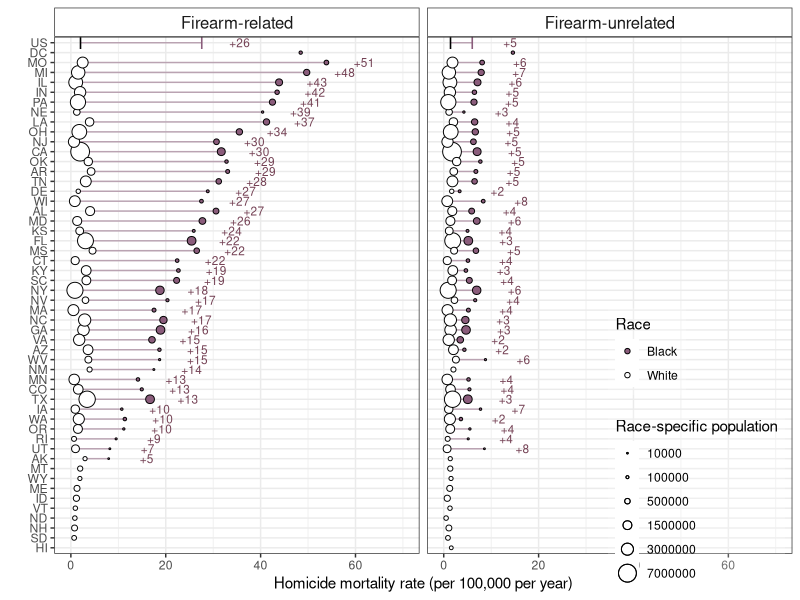
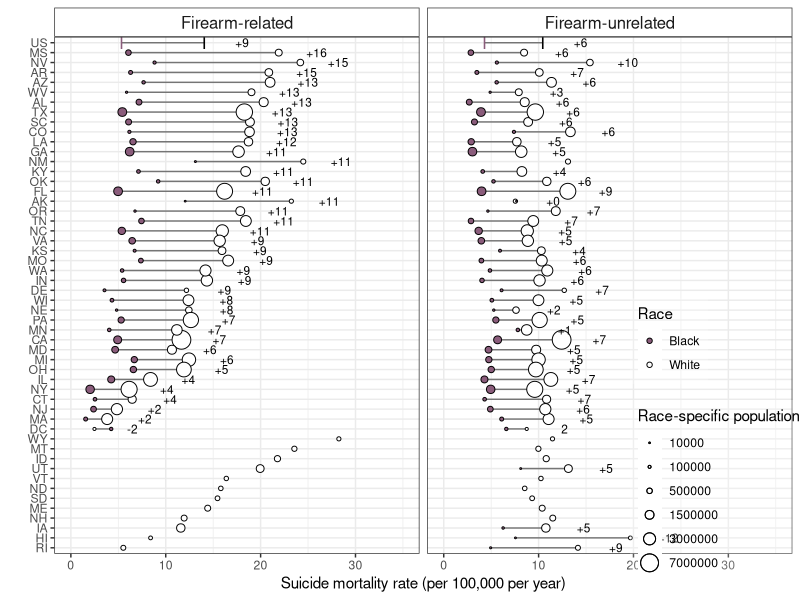
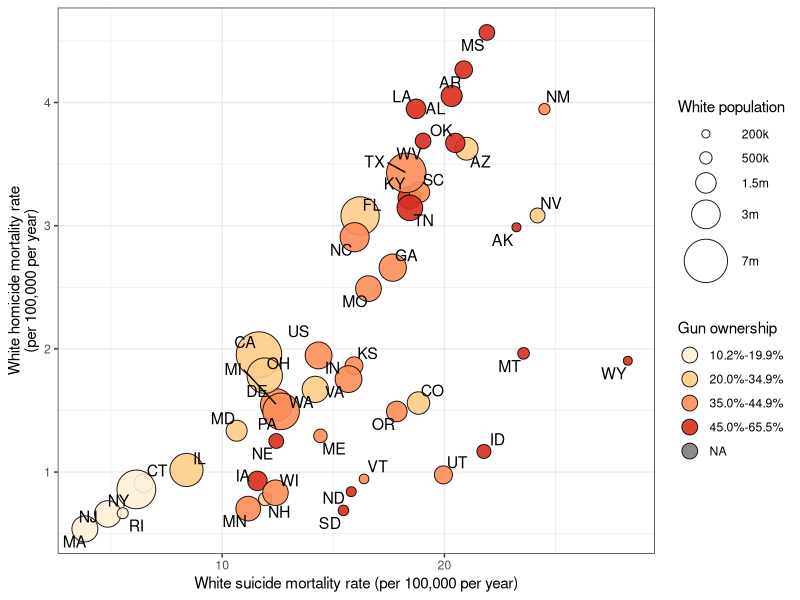
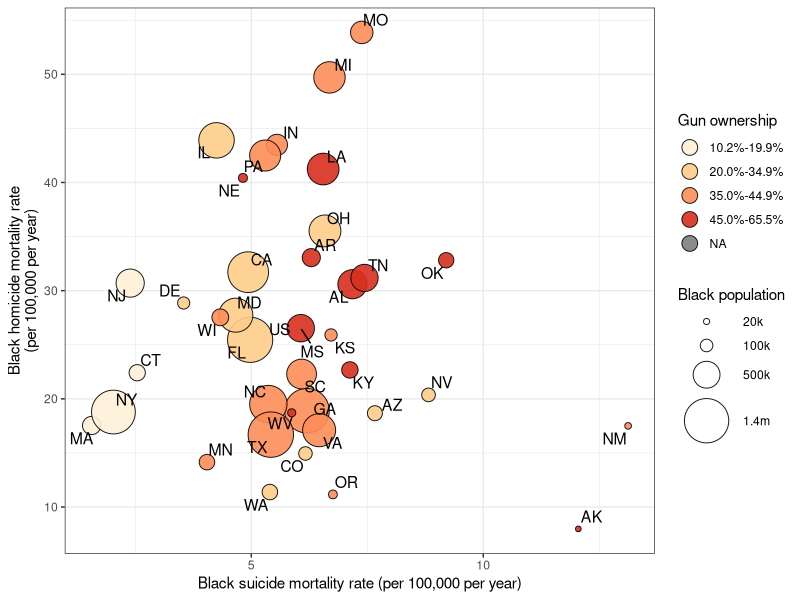

Recreate these plots in R, in order.
## ---- chunk 1
library(tidyverse)
library(ggrepel)
library(viridis)
## ---- chunk 2
gun.house.prev <- c(52.2, 59.8, 32.3, 58.8, 20.1, 34.6, 18.1, 26.3, 25.2,
                    40.3, 10.2, 55.7, 20.7, 38.5, 45.7, 42.8, 47.7, 45.0,
                    40.3, 21.7, 11.5, 40.8, 41.2, 54.6, 44.2, 62.6, 45.4,
                    34.0, 31.0, 11.4, 39.7, 18.5, 39.4, 56.2, 34.0, 46.5,
                    39.8, 35.1, 12.4, 43.3, 59.9, 46.6, 37.1, 44.8, 43.8,
                    37.5, 34.0, 58.5, 43.0, 65.5)

gun.data <- data.frame("ST" = state.abb, "gun.house.prev" = gun.house.prev)

#ggplot(gun.data, aes(gun.house.prev)) + geom_histogram(bins = 20, col = "white") 
#ggplot(gun.data, aes(gun.house.prev)) + geom_density()
#quantile(gun.data$gun.house.prev, c(0.33, 0.66))

gun.data <- gun.data %>% arrange(gun.house.prev) %>% 
  mutate(gun.house.prev.category = cut(gun.house.prev, 
                                       breaks = c(0, 20, 35, 44.9, 66), 
                                       labels = c("10.2%-19.9%", "20.0%-34.9%", "35.0%-44.9%", "45.0%-65.5%")))
## ---- chunk 3
#homicide
NHWM_homicide_FA <- read.table("./Data/Men/Homicide_Firearms_White_NH_Males_Age-adjusted_2008-2014.txt", skip = 21, header = T, sep = ",")

NHWM_homicide_NonFA <- read.table("./Data/Men/Homicide_Non-Firearms_White_NH_Males_Age-adjusted_2008-2014.txt", skip = 21, header = T, sep = ",")

NHBM_homicide_FA <- read.table("./Data/Men/Homicide_Firearms_Black_NH_Males_Age-adjusted_2008-2014.txt", skip = 21, header = T, sep = ",")

NHBM_homicide_NonFA <- read.table("./Data/Men/Homicide_Non-Firearms_Black_NH_Males_Age-adjusted_2008-2014.txt", skip = 21, header = T, sep = ",")

#suicide
NHWM_suicide_FA <- read.table("./Data/Men/Suicide_Firearms_White_NH_Males_Age-adjusted_2008-2014.txt", skip = 21, header = T, sep = ",")

NHWM_suicide_NonFA <- read.table("./Data/Men/Suicide_Non-Firearms_White_NH_Males_Age-adjusted_2008-2014.txt", skip = 21, header = T, sep = ",")

NHBM_suicide_FA <- read.table("./Data/Men/Suicide_Firearms_Black_NH_Males_Age-adjusted_2008-2014.txt", skip = 21, header = T, sep = ",")

NHBM_suicide_NonFA <- read.table("./Data/Men/Suicide_Non-Firearms_Black_NH_Males_Age-adjusted_2008-2014.txt", skip = 21, header = T, sep = ",")
## ---- chunk 4
tidy_fx <- function(data, state, death, population, crude, adjusted, race, intent, mechanism) {
  dat2 <- data[, c(state, death, population, crude, adjusted)]
  names(dat2)[2] <- paste0(death, ".", intent, ".", race)
  names(dat2)[3] <- paste0(population, ".", race)
  names(dat2)[4] <- paste0("crude.", intent, ".", race)
  names(dat2)[5] <- paste0("adjusted.", intent, ".", race)
  dat2$type = mechanism
  
  return(dat2)
}
## ---- chunk 5
NHWM_homicide_FA <- tidy_fx(data = NHWM_homicide_FA, "ST", "Deaths", "Population", "U_C_Rate", 
                            "U_A_Rate", "white", "homicide", "Firearm")
NHWM_homicide_NonFA <- tidy_fx(data = NHWM_homicide_NonFA, "ST", "Deaths", "Population", "U_C_Rate", 
                            "U_A_Rate", "white", "homicide", "Non-Firearm")
NHWM_suicide_FA <- tidy_fx(data = NHWM_suicide_FA, "ST", "Deaths", "Population", "U_C_Rate", 
                            "U_A_Rate", "white", "suicide", "Firearm")
NHWM_suicide_NonFA <- tidy_fx(data = NHWM_suicide_NonFA, "ST", "Deaths", "Population", "U_C_Rate", 
                            "U_A_Rate", "white", "suicide", "Non-Firearm")

NHBM_homicide_FA <- tidy_fx(data = NHBM_homicide_FA, "ST", "Deaths", "Population", "U_C_Rate", 
                            "U_A_Rate", "black", "homicide", "Firearm")
NHBM_homicide_NonFA <- tidy_fx(data = NHBM_homicide_NonFA, "ST", "Deaths", "Population", "U_C_Rate", 
                            "U_A_Rate", "black", "homicide", "Non-Firearm")
NHBM_suicide_FA <- tidy_fx(data = NHBM_suicide_FA, "ST", "Deaths", "Population", "U_C_Rate", 
                            "U_A_Rate", "black", "suicide", "Firearm")
NHBM_suicide_NonFA <- tidy_fx(data = NHBM_suicide_NonFA, "ST", "Deaths", "Population", "U_C_Rate", 
                            "U_A_Rate", "black", "suicide", "Non-Firearm")

NHBM_homicide<- rbind(NHBM_homicide_FA, NHBM_homicide_NonFA)
NHBM_suicide <- rbind(NHBM_suicide_FA, NHBM_suicide_NonFA)
NHWM_homicide <- rbind(NHWM_homicide_FA, NHWM_homicide_NonFA)
NHWM_suicide <- rbind(NHWM_suicide_FA, NHWM_suicide_NonFA)
rm(NHBM_homicide_FA, NHBM_homicide_NonFA, NHBM_suicide_FA, NHBM_suicide_NonFA,
   NHWM_homicide_FA, NHWM_homicide_NonFA, NHWM_suicide_FA, NHWM_suicide_NonFA)
## ---- chunk 6
#The annualized estimates were provided by WISQARS in the header of the data file.
#We extract them from line 6 of the data files and convert them to data frames for ease of use.

US.Homicide.FA.Black <- read.table("./Data/Men/Homicide_Firearms_Black_NH_Males_Age-adjusted_2008-2014.txt",
           skip = 5 ,nrow = 1, header = F, sep = ",")
US.Homicide.FA.White <- read.table("./Data/Men/Homicide_Firearms_White_NH_Males_Age-adjusted_2008-2014.txt",
           skip = 5 ,nrow = 1, header = F, sep = ",")
US.Homicide.NonFA.Black <- read.table("./Data/Men/Homicide_Non-Firearms_Black_NH_Males_Age-adjusted_2008-2014.txt",
           skip = 5 ,nrow = 1, header = F, sep = ",")
US.Homicide.NonFA.White <- read.table("./Data/Men/Homicide_Non-Firearms_White_NH_Males_Age-adjusted_2008-2014.txt",
           skip = 5 ,nrow = 1, header = F, sep = ",")

US.Suicide.FA.Black <- read.table("./Data/Men/Suicide_Firearms_Black_NH_Males_Age-adjusted_2008-2014.txt",
           skip = 5 ,nrow = 1, header = F, sep = ",")
US.Suicide.FA.White <- read.table("./Data/Men/Suicide_Firearms_White_NH_Males_Age-adjusted_2008-2014.txt",
           skip = 5 ,nrow = 1, header = F, sep = ",")
US.Suicide.NonFA.Black <- read.table("./Data/Men/Suicide_Non-Firearms_Black_NH_Males_Age-adjusted_2008-2014.txt",
           skip = 5 ,nrow = 1, header = F, sep = ",")
US.Suicide.NonFA.White <- read.table("./Data/Men/Suicide_Non-Firearms_White_NH_Males_Age-adjusted_2008-2014.txt",
           skip = 5 ,nrow = 1, header = F, sep = ",")
## ---- chunk 7
tidy_fx2 <- function(annualized.dataset, var1){
 name <- deparse(substitute(annualized.dataset))
 variables <- stringr::str_split(name, "\\.")
 dat2 <- data.frame(annualized.dataset[, c(var1)])
 names(dat2) <- paste0("Annualized.rate.", variables[[1]][2], ".", variables[[1]][4])
 dat2$ST <- variables[[1]][1]
 dat2$type <- ifelse(variables[[1]][3]=="FA", "Firearm", "Non-Firearm")
 return(dat2)
}

US.hom.black <- rbind(tidy_fx2(US.Homicide.FA.Black, "V1"),
                      tidy_fx2(US.Homicide.NonFA.Black, "V1")) %>%
  rename(adjusted.homicide.black = Annualized.rate.Homicide.Black) %>% 
  mutate(adjusted.homicide.black = as.numeric(unlist(regmatches(adjusted.homicide.black,
                             gregexpr("[[:digit:]]+\\.*[[:digit:]]*",adjusted.homicide.black))
          )      ))
  
US.hom.white <- rbind(tidy_fx2(US.Homicide.FA.White, "V1"),
                      tidy_fx2(US.Homicide.NonFA.White, "V1")) %>%
  rename(adjusted.homicide.white = Annualized.rate.Homicide.White) %>% 
  mutate(adjusted.homicide.white = as.numeric(unlist(regmatches(adjusted.homicide.white,
                             gregexpr("[[:digit:]]+\\.*[[:digit:]]*",adjusted.homicide.white))
          )      ))


US.sui.black <- rbind(tidy_fx2(US.Suicide.FA.Black, "V1"),
                      tidy_fx2(US.Suicide.NonFA.Black, "V1")) %>%
  rename(adjusted.suicide.black = Annualized.rate.Suicide.Black) %>% 
  mutate(adjusted.suicide.black = as.numeric(unlist(regmatches(adjusted.suicide.black,
                             gregexpr("[[:digit:]]+\\.*[[:digit:]]*", adjusted.suicide.black))
                             )      
                             )
         )
  
US.sui.white <- rbind(tidy_fx2(US.Suicide.FA.White, "V1"),
                      tidy_fx2(US.Suicide.NonFA.White, "V1")) %>%
  rename(adjusted.suicide.white = Annualized.rate.Suicide.White) %>% 
  mutate(adjusted.suicide.white = as.numeric(unlist(regmatches(adjusted.suicide.white,                                                              gregexpr("[[:digit:]]+\\.*[[:digit:]]*",adjusted.suicide.white))
                                                    )     
                                             )
         )

US.homicide.data <- cbind(US.hom.white %>% select(-ST, -type), US.hom.black)
US.suicide.data <- cbind(US.sui.white %>% select(-ST, -type), US.sui.black)

US.data <- merge(US.homicide.data, US.suicide.data, by = c("ST", "type"))
rm(US.homicide.data, US.suicide.data)
## ---- chunk 8
#merge all the data
Males_AllAges_0814 <- merge(NHBM_homicide, NHBM_suicide %>% select(-Population.black), by = c("ST", "type")) 

Males_AllAges_0814 <- merge(Males_AllAges_0814, NHWM_homicide, by = c("ST", "type"))

Males_AllAges_0814 <- merge(Males_AllAges_0814, NHWM_suicide %>% select(-Population.white), by = c("ST", "type"))

Males_AllAges_0814 <- plyr::rbind.fill(Males_AllAges_0814, US.data) %>% 
  mutate(crude.RD.hom.su.black = crude.homicide.black - crude.suicide.black,
         adj.RD.hom.su.black = adjusted.homicide.black - adjusted.suicide.black,
         crude.RD.hom.su.white = crude.homicide.white - crude.suicide.white, 
         adj.RD.hom.su.white = adjusted.homicide.white - adjusted.suicide.white, 
         crude.RD.suicide = crude.suicide.black - crude.suicide.white,
         adj.RD.suicide = adjusted.suicide.black - adjusted.suicide.white,
         crude.RD.homicide = crude.homicide.black - crude.homicide.white,
         adj.RD.homicide = adjusted.homicide.black - adjusted.homicide.white)
## ---- chunk 9
#used for plotting -- to arrange the states on the y-axis according to the magnitude of the black-white inequality
levels.firearm.homicide <- Males_AllAges_0814 %>% 
  filter(type == "Firearm") %>%
  transmute(ST.order.RD.homicide = reorder(ST, adj.RD.homicide))

# Males_AllAges_0814 %>% 
#   filter(is.na(adjusted.homicide.black) == T & type == "Firearm") %>% 
#   select(ST, adjusted.homicide.white)

Males_AllAges_0814$ST.order.RD.homicide <- factor(Males_AllAges_0814$ST, 
                                                  levels = c("HI", "SD", "NH", "ND", "VT", "ID", "ME", "WY", "MT",
                                                             levels(levels.firearm.homicide$ST.order.RD.homicide)[c(1:24, 26:43)], "US"))

levels.firearm.suicide <- Males_AllAges_0814 %>% filter(type == "Firearm") %>%
  transmute(ST.order.RD.suicide = reorder(ST, -adj.RD.suicide))

# Males_AllAges_0814 %>% 
#   filter(is.na(adjusted.suicide.black) == T & type == "Firearm") %>% 
#   select(ST, adjusted.suicide.white)

Males_AllAges_0814$ST.order.RD.suicide <- factor(Males_AllAges_0814$ST, 
                                                  levels = c("RI", "HI", "IA", "NH", "ME", "SD", "ND", "VT", "UT","ID", "MT", "WY",
                                                             levels(levels.firearm.suicide$ST.order.RD.suicide)[c(1:15, 17:40)], "US"))

## ---- chunk 10
num.years = 2014-2008+1

Males_AllAges_0814 <- Males_AllAges_0814 %>% 
  mutate(average.pop.white = Population.white/num.years,
         average.pop.black = Population.black/num.years)

Males_AllAges_0814$gun.level <- "Middle"
Males_AllAges_0814$gun.level[Males_AllAges_0814$ST %in% c("LA", "UT", "OK", "IA", "TN","KY", "AL", 
                                                          "MS", "ID","ND", "WV", "AR", "AK", "SD", "MT", "WY")] <- "High"
Males_AllAges_0814$gun.level[Males_AllAges_0814$ST %in% c("HI", "NJ", "MA", "RI", "CT", "NY")] <- "Low"

Males_AllAges_0814$gun.level <- factor(Males_AllAges_0814$gun.level, levels = c("Low", "Middle", "High"))

#dim(Males_AllAges_0814)
Males_AllAges_0814 <- merge(Males_AllAges_0814, gun.data, by = "ST", all.x = T)
#dim(Males_AllAges_0814)

Males_AllAges_0814$gun.level[Males_AllAges_0814$ST == "US"] <- NA
## ---- chunk 11
#source: WISQARS fatal injury mapping tool
#note:I used homicide, not homicide and legal intervention -- this changes the numbers slightly, not materially. 

#HOMICIDE relative rates
nh.black.homicide.rate.agestd <- 33.58 #per 100k, annualized age standardized, 2008-2004, entire US, black, non-hispanic, males
nh.black.homicide.rate.crude <- 35.53 #per 100k, annualized crude, 2008-2004, entire US, black, non-hispanic, males

nh.white.homicide.rate.agestd <- 3.46 #per 100k, annualized age standardized, 2008-2004, entire US, white, non-hispanic, males
nh.white.homicide.rate.crude <- 3.45 #per 100k, annualized crude, 2008-2004, entire US, white, non-hispanic, males

rr.homicide.black.white.agestd <- nh.black.homicide.rate.agestd/nh.white.homicide.rate.agestd
rr.homicide.black.white.crude <- nh.black.homicide.rate.crude/nh.white.homicide.rate.crude

#SUICIDE relative rates
nh.black.suicide.rate.agestd <- 9.64 #per 100k, annualized age standardized, 2008-2004, entire US, black, non-hispanic, males
nh.black.suicide.rate.crude <- 9.32 #per 100k, annualized crude, 2008-2004, entire US, black, non-hispanic, males

nh.white.suicide.rate.agestd <- 24.49 #per 100k, annualized age standardized, 2008-2004, entire US, white, non-hispanic, males
nh.white.suicide.rate.crude <- 26.01 #per 100k, annualized crude, 2008-2004, entire US, white, non-hispanic, males

rr.suicide.white.black.agestd <- nh.white.suicide.rate.agestd/nh.black.suicide.rate.agestd
rr.suicide.white.black.crude <- nh.white.suicide.rate.crude/nh.black.suicide.rate.crude

## ---- chunk 12

risk.homicide.nh.male <- 8.33 #per 100k, non-hispanic blacks + whites, 2008-2014, males
risk.homicide.nh.male.firearm <- 6.17 #per 100k, non-hispanic blacks + whites, 2008-2014, males
prop.homicide.nh.male.firearm <- (risk.homicide.nh.male.firearm/risk.homicide.nh.male)*100

risk.suicide.nh.male <- 22.42 #per 100k, non-hispanic blacks + whites, 2008-2014, males
risk.suicide.nh.male.firearm <- 12.87 #per 100k, non-hispanic blacks + whites, 2008-2014, males
prop.suicide.nh.male.firearm <- (risk.suicide.nh.male.firearm/risk.suicide.nh.male)*100
## ---- chunk 13
#source: WISQARS fatal injury mapping tool
#note:I uses homicide, not homicide and legal intervention -- this changes the numbers slightly, not materially. 

#FIREARM HOMICIDE relative rates
nh.black.homicide.rate.agestd.fa <- 27.58 #per 100k, annualized age standardized, 2008-2004, entire US, black, non-hispanic, males
nh.black.homicide.rate.crude.fa <- 29.57 #per 100k, annualized crude, 2008-2004, entire US, black, non-hispanic, males

nh.white.homicide.rate.agestd.fa <- 2.04 #per 100k, annualized age standardized, 2008-2004, entire US, white, non-hispanic, males
nh.white.homicide.rate.crude.fa <- 2.01 #per 100k, annualized crude, 2008-2004, entire US, white, non-hispanic, males

rr.homicide.black.white.agestd.fa <- nh.black.homicide.rate.agestd.fa/nh.white.homicide.rate.agestd.fa
rr.homicide.black.white.crude.fa <- nh.black.homicide.rate.crude.fa/nh.white.homicide.rate.crude.fa

#FIREARM SUICIDE relative rates
nh.black.suicide.rate.agestd.fa <- 5.33 #per 100k, annualized age standardized, 2008-2004, entire US, black, non-hispanic, males
nh.black.suicide.rate.crude.fa <- 5.04 #per 100k, annualized crude, 2008-2004, entire US, black, non-hispanic, males

nh.white.suicide.rate.agestd.fa <- 14.06 #per 100k, annualized age standardized, 2008-2004, entire US, white, non-hispanic, males
nh.white.suicide.rate.crude.fa <- 15.27 #per 100k, annualized crude, 2008-2004, entire US, white, non-hispanic, males

rr.suicide.white.black.agestd.fa <- nh.white.suicide.rate.agestd.fa/nh.black.suicide.rate.agestd.fa
rr.suicide.white.black.crude.fa <- nh.white.suicide.rate.crude.fa/nh.black.suicide.rate.crude.fa

## ---- chunk 14
stats <- Males_AllAges_0814 %>% 
  group_by(type) %>% 
  summarise(min = round(min(adj.RD.homicide, na.rm = T)), 
            max = round(max(adj.RD.homicide, na.rm = T)))

stats2 <- Males_AllAges_0814 %>% 
  group_by(type) %>% 
  summarise(min = round(min(adjusted.homicide.white, na.rm = T)), 
            max = round(max(adjusted.homicide.white, na.rm = T)))

white.pop.dc <- Males_AllAges_0814 %>% 
  filter(ST == "DC" & type == "Firearm") %>% 
  select(Population.white)

stats3 <- Males_AllAges_0814 %>% 
  group_by(type) %>% 
  summarise(min = round(min(adjusted.homicide.black, na.rm = T)), 
            max = round(max(adjusted.homicide.black, na.rm = T)))

tib1 <- Males_AllAges_0814 %>% 
  group_by(type) %>% 
  summarise(sum.deaths.homicide.black = sum(Deaths.homicide.black, na.rm = T), 
            sum.deaths.homicide.white = sum(Deaths.homicide.white, na.rm = T),
            sum.deaths.suicide.black = sum(Deaths.suicide.black, na.rm = T), 
            sum.deaths.suicide.white = sum(Deaths.suicide.white, na.rm = T))
## ---- chunk 15
stats4 <- Males_AllAges_0814 %>% 
  group_by(type) %>% 
  summarise(min = round(min(adj.RD.suicide, na.rm = T)),
            max = round(max(adj.RD.suicide, na.rm = T)))

stats5 <- Males_AllAges_0814 %>% 
  group_by(type) %>% 
  summarise(min = round(min(adjusted.suicide.white, na.rm = T)),
            max = round(max(adjusted.suicide.white, na.rm = T)))

stats6 <- Males_AllAges_0814 %>% 
  group_by(type) %>% 
  summarise(min = round(min(adjusted.suicide.black, na.rm = T)),
            max = round(max(adjusted.suicide.black, na.rm = T)))

stats7 <- Males_AllAges_0814 %>% 
  group_by(type) %>% 
  summarise(min = round(min(adjusted.suicide.white, na.rm = T)),
            max = round(max(adjusted.suicide.white, na.rm = T)))
## ---- chunk 16
Males_AllAges_0814 <- Males_AllAges_0814 %>% 
  mutate(type.fac = factor(type, labels = c("Firearm-related", "Firearm-unrelated")))

ggplot(Males_AllAges_0814, aes(y = ST.order.RD.homicide, x = adjusted.homicide.white)) + 
  geom_segment(aes(x = adjusted.homicide.white, xend = adjusted.homicide.black, 
                   y = ST.order.RD.homicide, yend = ST.order.RD.homicide), 
               lwd = 0.5, col = "#8A5C7B", alpha = 0.5) +
  geom_point(aes(fill = "NH White", size = average.pop.white), pch = 21, col = "black") +
  geom_point(aes(x = adjusted.homicide.black, fill = "NH Black", size = average.pop.black), pch = 21, col = "black") + 
  geom_point(data = Males_AllAges_0814 %>% filter(ST == "US"),  
            pch = 73, col = "black", size = 4) +
  geom_point(data = Males_AllAges_0814 %>% filter(ST == "US"), 
             aes(x = adjusted.homicide.black), 
             pch = 73, col = "#8A5C7B", size = 4) + 
  scale_fill_manual(values = c("#8A5C7B", "white"), labels = c("Black", "White")) +
  scale_alpha_continuous(guide = F) +
  scale_size_area(breaks = c(10000, 100000, 500000, 1500000, 3000000, 7000000)) +
  ylab("") +
  xlab("Homicide mortality rate (per 100,000 per year)") + 
  theme_bw() + 
  guides(fill = guide_legend(title = "Race"), size = guide_legend(title = "Race-specific population")) + 
  theme(legend.position = c(0.87, 0.20), 
        plot.title = element_text(size = 10),
        legend.background = element_rect(fill=alpha('white', 0.2)),
        strip.background = element_rect(fill="white"), 
        strip.text.x = element_text(size = 12),
        strip.text.y = element_text(size = 12)) + 
   geom_text(data = Males_AllAges_0814 %>% filter(is.na(adj.RD.homicide) == F),
             aes(x = adjusted.homicide.black + 8, label = paste0("+", round(adj.RD.homicide))),
             size = 3, col = "#754255") +
  facet_wrap( ~ type.fac) +
  scale_x_continuous(limits = c(0, 70))
## ---- chunk 17
ggplot(Males_AllAges_0814, aes(y = ST.order.RD.suicide, x = adjusted.suicide.white)) + 
  geom_segment(aes(x = adjusted.suicide.white, xend = adjusted.suicide.black, 
                   y = ST.order.RD.suicide, yend = ST.order.RD.suicide), 
               lwd = 0.5, alpha = 0.5) +
  geom_point(aes(fill = "NH White", size = average.pop.white), pch = 21) + 
  geom_point(aes(x = adjusted.suicide.black, fill = "NH Black", size = average.pop.black), pch = 21) + 
  geom_point(data = Males_AllAges_0814 %>% filter(ST == "US"),  
            pch = 73, col = "black", size = 4) +
  geom_point(data = Males_AllAges_0814 %>% filter(ST == "US"), 
             aes(x = adjusted.suicide.black), 
             pch = 73, col = "#8A5C7B", size = 4) + 
  scale_fill_manual(values = c("#8A5C7B", "white"), labels = c("Black", "White")) +
  scale_alpha_continuous(guide = F) +
  scale_size_area(breaks = c(10000, 100000, 500000, 1500000, 3000000, 7000000)) +
  ylab("") + xlab("Suicide mortality rate (per 100,000 per year)") + theme_bw() + 
  guides(fill = guide_legend(title = "Race"), size = guide_legend(title = "Race-specific population")) + 
  theme(legend.position = c(0.90, 0.22), 
        plot.title = element_text(size = 10),
        legend.background = element_rect(fill=alpha('white', 0.2)),
        strip.background = element_rect(fill="white"), 
        strip.text.x = element_text(size = 12),
        strip.text.y = element_text(size = 12)) + 
  scale_x_continuous(limits = c(0, 35)) +
  geom_text(data = subset(Males_AllAges_0814, is.na(adj.RD.suicide)==F), 
            aes(x = adjusted.suicide.white + 4, label = ifelse(ST != "DC", paste0("+", round(-adj.RD.suicide)), round(-adj.RD.suicide))), 
            size = 3) +
  facet_wrap(~type.fac)
## ---- chunk 18
ggplot(subset(Males_AllAges_0814, type == "Firearm" & ST != "DC"), aes(adjusted.suicide.white, adjusted.homicide.white)) + 
  geom_point(aes(fill = gun.house.prev.category, size = average.pop.white), col = "black", pch = 21, alpha = 0.9) +
  geom_text_repel(aes(label = ST), size = 4) +
  scale_fill_manual(values = c("#fef0d9", "#fdcc8a", "#fc8d59", "#d7301f")) + #042E30,#396A6A,#83ABA3,#E0EDD8
  ylab("White homicide mortality rate\n(per 100,000 per year)") +
  xlab("White suicide mortality rate (per 100,000 per year)") + 
  theme_bw() +
  theme() + #legend.position = "bottom"
  scale_size_area(breaks = c(200000, 500000, 1500000, 3000000, 7000000), 
                  max_size = 15, 
                  labels = c("200k", "500k", "1.5m", "3m", "7m")
                  ) +
  guides(fill = guide_legend(title = "Gun ownership", override.aes = list(size = 5)), 
         size = guide_legend(title = "White population"))
## ---- chunk 19
ggplot(subset(Males_AllAges_0814, type == "Firearm" & ST != "DC"), aes(x = adjusted.suicide.black, y = adjusted.homicide.black)) + 
  geom_point(aes(fill = gun.house.prev.category, size = average.pop.black), col = "black", pch = 21, alpha = 0.9) +
  geom_text_repel(aes(label = ST), size = 4, check_overlap = T) +
  scale_fill_manual(values = c("#fef0d9", "#fdcc8a", "#fc8d59", "#d7301f")) +
  ylab("Black homicide mortality rate\n(per 100,000 per year)") +
  xlab("Black suicide mortality rate (per 100,000 per year)") + 
  theme_bw() +
  #theme(legend.position = "bottom") +
  scale_size_area(breaks = c(20000, 100000, 500000, 1400000), 
                  labels = c("20k", "100k", "500k", "1.4m"), max_size = 15) +
  guides(fill = guide_legend(title = "Gun ownership", 
                             override.aes = list(size = 5)), 
                             size = guide_legend(title = "Black population")) 
